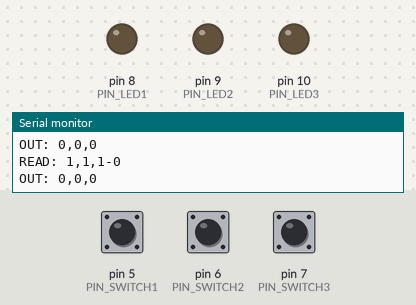
This sketch was run on a simulated Arduino Uno, built with avr-gcc and run on an emulated ATmega328P. Parts: output pins drawn as LEDs (lit = HIGH), the last lines printed to the serial monitor. The test bench sets the inputs (shaded band); at power-on: pin 5 (PIN_SWITCH1) HIGH, pin 6 (PIN_SWITCH2) HIGH, pin 7 (PIN_SWITCH3) HIGH.

Above: at 1.2 s.
1.3 s: pin 5 (PIN_SWITCH1) pulled LOW for 0.15 s
At 1.41 s:
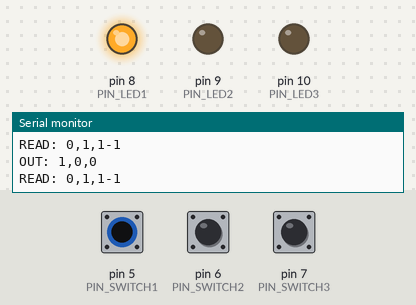
2.9 s: pin 6 (PIN_SWITCH2) pulled LOW for 0.15 s
At 3.01 s:
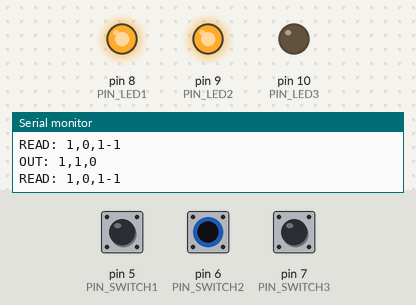
4.5 s: pin 7 (PIN_SWITCH3) pulled LOW for 0.15 s
At 4.6 s:
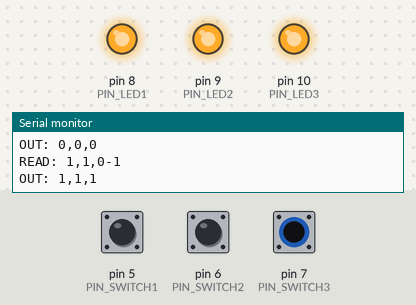
6.1 s: pin 7 (PIN_SWITCH3) pulled LOW for 3.2 s
At 10.0 s:
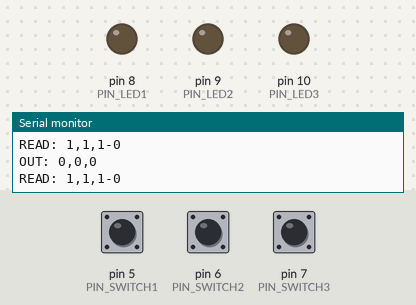
12.3 s: pin 5 (PIN_SWITCH1) pulled LOW for 3.2 s
At 13.6 s:
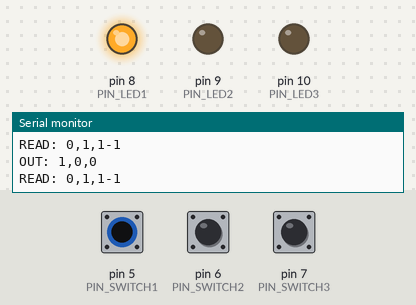
Timing chart, 0 to 17.0 s (numbered marks = the images above; inputs shaded):
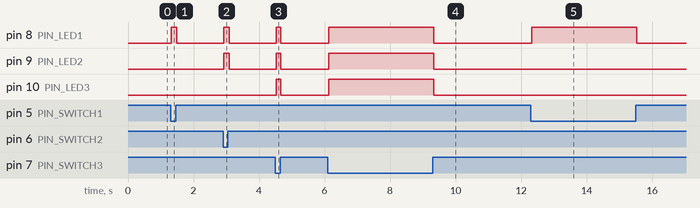

Measured:
- after the input at 1.3 s, pin 8 (PIN_LED1): LOW → HIGH at once, → LOW 0.17 s later
- after the input at 2.9 s, pin 8 (PIN_LED1), pin 9 (PIN_LED2): LOW → HIGH at once, → LOW 0.17 s later
- after the input at 4.5 s, pin 8 (PIN_LED1), pin 9 (PIN_LED2), pin 10 (PIN_LED3): LOW → HIGH at once, → LOW 0.14 s later
- after the input at 6.1 s, pin 8 (PIN_LED1), pin 9 (PIN_LED2), pin 10 (PIN_LED3): LOW → HIGH at once, → LOW 3.2 s later
- after the input at 12.3 s, pin 8 (PIN_LED1): LOW → HIGH at once, → LOW 3.2 s later

The sketch:

input_switch_pullup.ino
```cpp
const int PIN_LED1 = 8;
const int PIN_LED2 = 9;
const int PIN_LED3 = 10;
const int PIN_SWITCH1 = 5;
const int PIN_SWITCH2 = 6;
const int PIN_SWITCH3 = 7;

const int PIN_LEDS[3] = {8, 9, 10};
const int PIN_SWITCHES[3] = {5, 6, 7};

void setup() {
  pinMode(PIN_LED1, OUTPUT);
  pinMode(PIN_LED2, OUTPUT);
  pinMode(PIN_LED3, OUTPUT);
  pinMode(PIN_SWITCH1, INPUT_PULLUP);
  pinMode(PIN_SWITCH2, INPUT_PULLUP);
  pinMode(PIN_SWITCH3, INPUT_PULLUP);
  Serial.begin(9600);
}

void digitalWrite3(int leds[], int vals[]) {
  int i = 0;
  for (i = 0; i < 3; i++) {
    digitalWrite(leds[i], vals[i]);
  }
  Serial.print("OUT: ");
  Serial.print(vals[0]);
  Serial.print(',');
  Serial.print(vals[1]);
  Serial.print(',');
  Serial.println(vals[2]);
}

void loop() {
  int read_vals[3] = {LOW, LOW, LOW};
  int output_vals[3] = {LOW, LOW, LOW};
  int i = 0, j = 0;

  j = 0;
  for (j = 0, i = 0; i < 3; i++) {
    read_vals[i] = digitalRead(PIN_SWITCHES[i]);
    j += !(read_vals[i] == HIGH);
  }
  Serial.print("READ: ");
  Serial.print(read_vals[0]);
  Serial.print(',');
  Serial.print(read_vals[1]);
  Serial.print(',');
  Serial.print(read_vals[2]);
  Serial.print('-');
  Serial.println(j);

  if (read_vals[0] == LOW) {
    output_vals[0] = HIGH;
  } else if (read_vals[1] == LOW) {
    output_vals[0] = HIGH;
    output_vals[1] = HIGH;
  } else if (read_vals[2] == LOW) {
    output_vals[0] = HIGH;
    output_vals[1] = HIGH;
    output_vals[2] = HIGH;
  }
  digitalWrite3(PIN_LEDS, output_vals);
  /*
  switch (j) {
    case 3:
      digitalWrite(PIN_LEDS[0], HIGH);
      digitalWrite(PIN_LEDS[1], HIGH);
      digitalWrite(PIN_LEDS[2], HIGH);
      break;
    case 2:
      digitalWrite(PIN_LEDS[0], LOW);
      digitalWrite(PIN_LEDS[1], HIGH);
      digitalWrite(PIN_LEDS[2], HIGH);
      break;
    case 1:
      digitalWrite(PIN_LEDS[0], LOW);
      digitalWrite(PIN_LEDS[1], LOW);
      digitalWrite(PIN_LEDS[2], HIGH);
      break;
    case 0:
    default:
      digitalWrite(PIN_LEDS[0], LOW);
      digitalWrite(PIN_LEDS[1], LOW);
      digitalWrite(PIN_LEDS[2], LOW);
      break;
  }
  */
  /*
  for (i = 0; i < 3; i++) {
    if (vals[i] == LOW) {
      digitalWrite(PIN_LEDS[i], HIGH);
    } else {
      digitalWrite(PIN_LEDS[i], LOW);
    }
  }
  */
}
```
